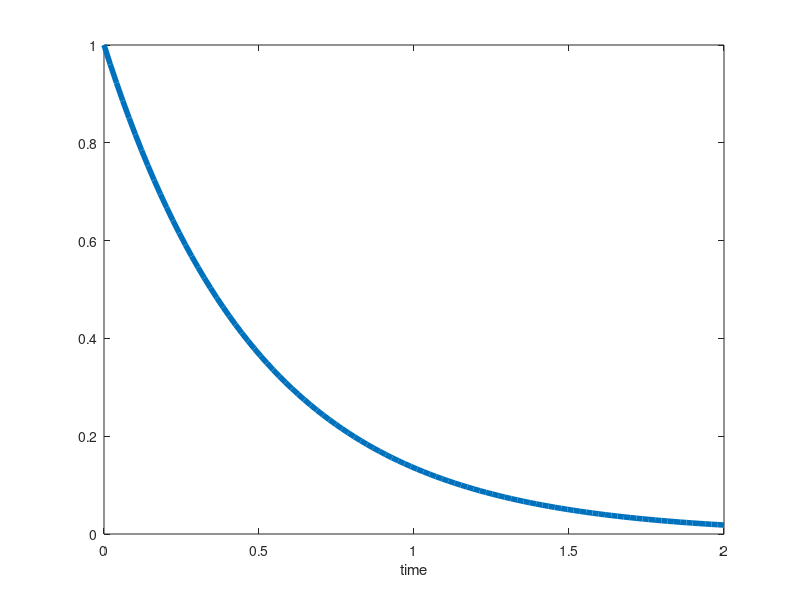
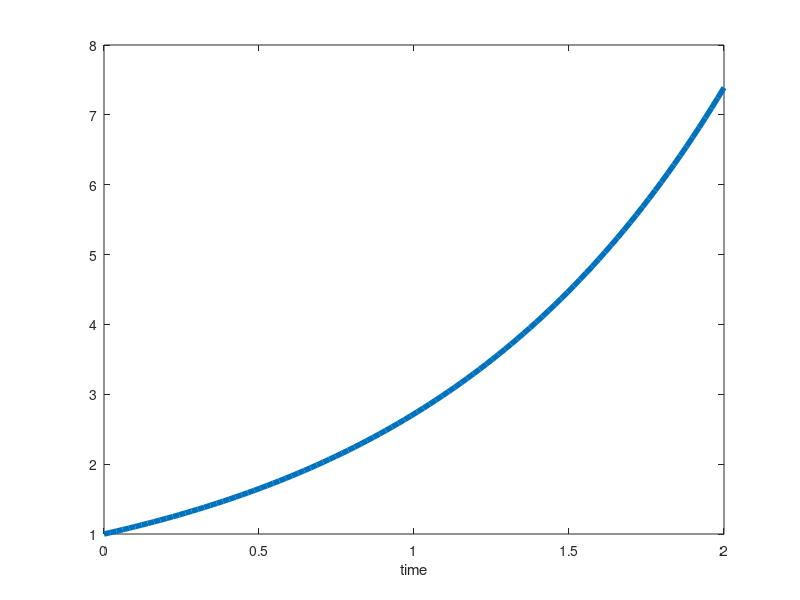
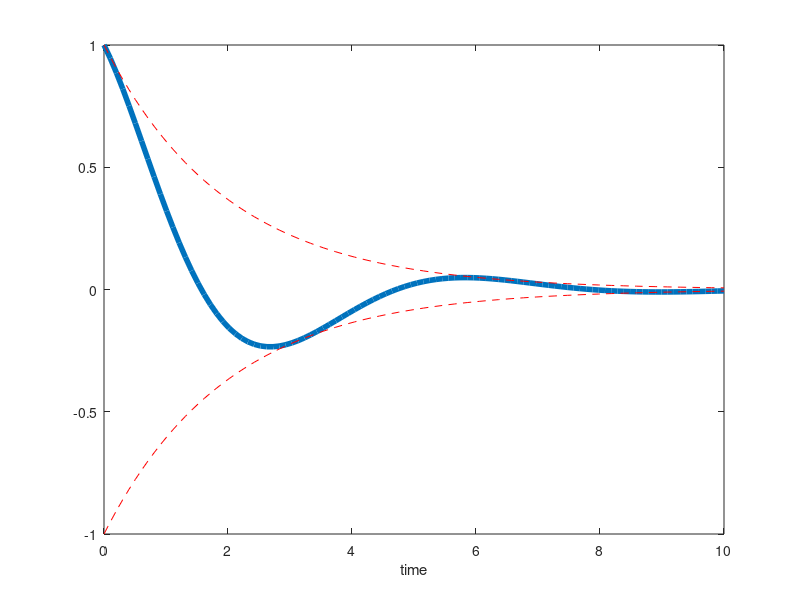
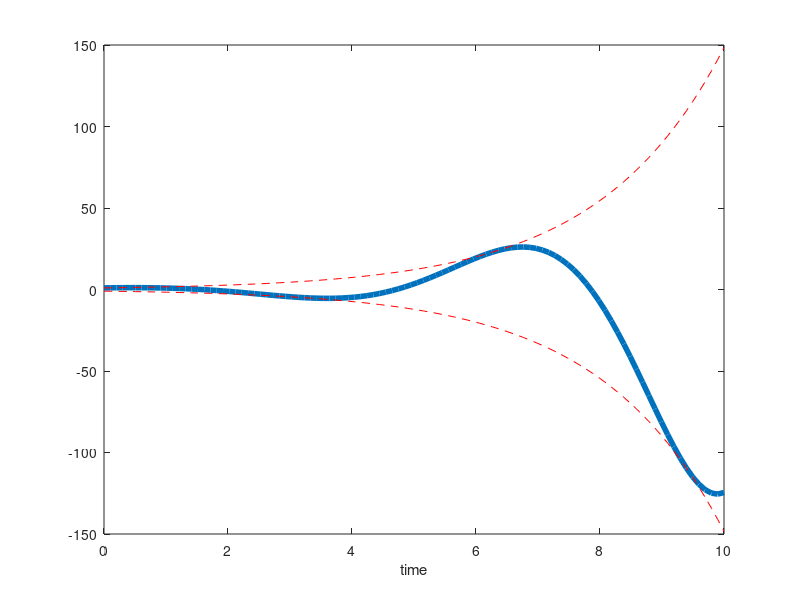

Recreate these plots in MATLAB, in order.
clear;
%% Vectors
% You are flying at 350 KTAS, with a ROC of 3000 ft/min
% What is your FPA?

KTAS = 350;
Vel = KTAS * 6076 / 60;
ROC = 3000;
FPA = asind(ROC/Vel)

% If we assume you are travelling East, write velocity vector (in fps)
% using a North, East, Down coordinate system

N = 0;
E = Vel * cosd(FPA);
D = - ROC;

Vel_Vec = [N; E; D;]


%% Vector Addition
% Continuing from the previous example
% Assuming you are flying with the same velocity vector, 
% You fire a missile with a velocity (at time t): 55,000 East, 2,000 Down
% What is the sum of these two vectors?

A_N = 0;
A_E = Vel * cosd(FPA);
A_D = - ROC;

A_Vel_Vec = [A_N; A_E; A_D;];

M_N = 0;
M_E = 55000;
M_D = 2000;

M_Vel_Vec = [M_N; M_E; M_D;];

A_Vel_Vec + M_Vel_Vec


%% Frame of Reference - Earth Fixed
% If we assume the missile travels at the sum of the two previous vectors
% What is its flight path from a ground observer?

Sum_Vel_Vec = A_Vel_Vec + M_Vel_Vec;

atand(-Sum_Vel_Vec(3)/Sum_Vel_Vec(2))


%% Frame of Reference - Body Fixed
% What is its flight path from a jet's perspective?
% Assume the jet's velocity vector is the X axis & ROC is the Z axis

atand(-M_Vel_Vec(3)/M_Vel_Vec(2))


%% Matrix Multiply
% Example of Matrix Multiplication

A = [1, 2, 3; 4, 5, 6]
B = [2, 3; 4, 5];
C = [3, 4; 5, 6; 7,8];

size(A)
size(B)
size(C)

D = A*C
size(D)

% Can't do, because dimension's don't match
% E = A * B

%% Coordinate Transforms
clear; 

theta = 0;
DCM = [cosd(theta), sind(theta); -sind(theta), cosd(theta)];

input = [1;0]

rotated = DCM*input

theta = 45;
DCM = [cosd(theta), sind(theta); -sind(theta), cosd(theta)];

rotated = DCM*input

%% Spring Mass Damper: 1st Order
% We assumed the solution to our spring, mass, damper system was
% A*exp(lambda*t) -- Assume A = 1
% If we assume that lamda is a real value we have two potential results
% lambda is negative or lambda is positive

%C=-1;
%m=1;
%k=1.25;
%lambda = -C/(2*m) - sqrt(C^2-4*m*k)/(2*m)

t = linspace(0,2,100);

% negative response
lambda = -2; % e.g., C = 2.5, m = 1, k = 1
neg_response = exp(lambda * t);
figure(1)
plot(t, neg_response, 'LineWidth',4.0)
xlabel('time')

% positive response
lambda = 1;
pos_response = exp(lambda * t);
figure(2)
plot(t, pos_response, 'LineWidth',4.0)
xlabel('time')


%% Spring Mass Damper: 2nd Order
% We assumed the solution to our spring, mass, damper system was
% A*exp(lambda*t) -- Assume A = 1
% If we assume that lamda is a complex value (alpha +/- j * beta * t)
% We can rearange the equation to be: A * exp(alpha) * cos(beta*t)
% we have two potential results alpha is negative or lambda is positive

t = linspace(0,10,100);
% negative response
alpha = -.5; % e.g., C = 1, m = 1, k = 1.25
beta = -1;
neg_response = exp(alpha * t).*cos(beta * t);
figure(3)
plot(t, neg_response, 'LineWidth',4.0)
xlabel('time')
hold on;
bound = exp(alpha*t);
plot(t, bound, '--r');
plot(t, -bound, '--r');
hold off;


alpha = .5; % e.g., C = -1, m = 1, k = 1.25
pos_response = exp(alpha * t).*cos(beta * t);
figure(4)
plot(t, pos_response, 'LineWidth',4.0)
xlabel('time')
hold on;
bound = exp(alpha*t);
plot(t, bound, '--r');
plot(t, -bound, '--r');
hold off;

%% State Space -- Spring Mass Damper's A Matrix
% We can represent the spring mass damper system as a matrix
clear; clc;

C=1;
m=1;
k=1.25;
A = [0, 1; -k/m, -C/m]

%% Linear Algebra - Determinate
% We use the determinant to calculate some properties of a matrix

det(A)

%% Linear Algebra - Eigen values & vectors
% The Eigen values are the same as the alpha and beta we calculated earlier

eig(A)


